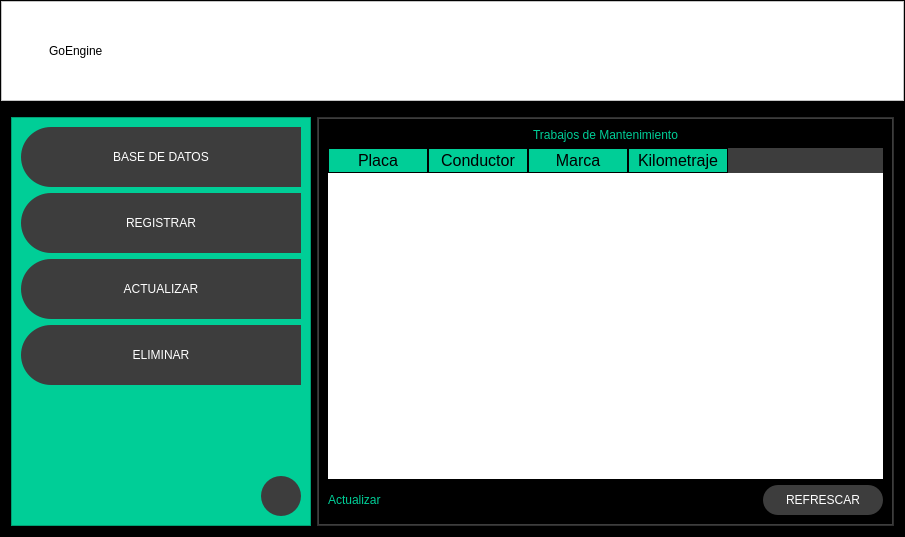
<?xml version="1.0" encoding="UTF-8"?>
<ui version="4.0">
 <class>MainWindow</class>
 <widget class="QMainWindow" name="MainWindow">
  <property name="geometry">
   <rect>
    <x>0</x>
    <y>0</y>
    <width>905</width>
    <height>537</height>
   </rect>
  </property>
  <property name="windowTitle">
   <string>MainWindow</string>
  </property>
  <widget class="QWidget" name="centralwidget">
   <layout class="QVBoxLayout" name="verticalLayout_12">
    <property name="leftMargin">
     <number>0</number>
    </property>
    <property name="topMargin">
     <number>0</number>
    </property>
    <property name="rightMargin">
     <number>0</number>
    </property>
    <property name="bottomMargin">
     <number>0</number>
    </property>
    <item>
     <widget class="QFrame" name="frame">
      <property name="styleSheet">
       <string notr="true">background-color: rgb(0, 0, 0);</string>
      </property>
      <property name="frameShape">
       <enum>QFrame::StyledPanel</enum>
      </property>
      <property name="frameShadow">
       <enum>QFrame::Raised</enum>
      </property>
      <layout class="QVBoxLayout" name="verticalLayout_2" stretch="1,8">
       <property name="leftMargin">
        <number>0</number>
       </property>
       <property name="topMargin">
        <number>0</number>
       </property>
       <property name="rightMargin">
        <number>0</number>
       </property>
       <property name="bottomMargin">
        <number>0</number>
       </property>
       <item>
        <widget class="QFrame" name="frame_superior">
         <property name="sizePolicy">
          <sizepolicy hsizetype="Preferred" vsizetype="Fixed">
           <horstretch>0</horstretch>
           <verstretch>0</verstretch>
          </sizepolicy>
         </property>
         <property name="minimumSize">
          <size>
           <width>0</width>
           <height>100</height>
          </size>
         </property>
         <property name="styleSheet">
          <string notr="true">QFrame{
	font: 30pt &quot;Old English Text MT&quot;;
	font: 30pt &quot;Bauhaus 93&quot;;
	background-color: rgb(255, 255, 255);
}
QPushButton{
	background-color: #000000ff;
	border-radius:20px;
}
QPushButton:hover{
	background-color: rgb(61, 61, 61);
	border-radius:20px;
}
</string>
         </property>
         <property name="frameShape">
          <enum>QFrame::StyledPanel</enum>
         </property>
         <property name="frameShadow">
          <enum>QFrame::Raised</enum>
         </property>
         <layout class="QHBoxLayout" name="horizontalLayout">
          <item>
           <widget class="QPushButton" name="bt_menu">
            <property name="text">
             <string/>
            </property>
            <property name="icon">
             <iconset>
              <normaloff>menu.png</normaloff>menu.png</iconset>
            </property>
            <property name="iconSize">
             <size>
              <width>38</width>
              <height>38</height>
             </size>
            </property>
           </widget>
          </item>
          <item>
           <widget class="QLabel" name="label_19">
            <property name="text">
             <string>GoEngine</string>
            </property>
           </widget>
          </item>
          <item>
           <spacer name="horizontalSpacer">
            <property name="orientation">
             <enum>Qt::Horizontal</enum>
            </property>
            <property name="sizeHint" stdset="0">
             <size>
              <width>457</width>
              <height>20</height>
             </size>
            </property>
           </spacer>
          </item>
          <item>
           <widget class="QPushButton" name="bt_minimizar">
            <property name="text">
             <string/>
            </property>
            <property name="icon">
             <iconset>
              <normaloff>extender.png</normaloff>extender.png</iconset>
            </property>
            <property name="iconSize">
             <size>
              <width>38</width>
              <height>38</height>
             </size>
            </property>
           </widget>
          </item>
          <item>
           <widget class="QPushButton" name="bt_colapsar">
            <property name="text">
             <string/>
            </property>
            <property name="icon">
             <iconset>
              <normaloff>contraer.png</normaloff>contraer.png</iconset>
            </property>
            <property name="iconSize">
             <size>
              <width>38</width>
              <height>38</height>
             </size>
            </property>
           </widget>
          </item>
          <item>
           <widget class="QPushButton" name="bt_cerrar">
            <property name="text">
             <string/>
            </property>
            <property name="icon">
             <iconset>
              <normaloff>cerrar.png</normaloff>cerrar.png</iconset>
            </property>
            <property name="iconSize">
             <size>
              <width>38</width>
              <height>38</height>
             </size>
            </property>
           </widget>
          </item>
         </layout>
        </widget>
       </item>
       <item>
        <widget class="QFrame" name="frame_contenido">
         <property name="frameShape">
          <enum>QFrame::StyledPanel</enum>
         </property>
         <property name="frameShadow">
          <enum>QFrame::Raised</enum>
         </property>
         <layout class="QHBoxLayout" name="horizontalLayout_2">
          <item>
           <widget class="QFrame" name="frame_menu">
            <property name="minimumSize">
             <size>
              <width>300</width>
              <height>0</height>
             </size>
            </property>
            <property name="maximumSize">
             <size>
              <width>0</width>
              <height>16777215</height>
             </size>
            </property>
            <property name="styleSheet">
             <string notr="true">QFrame{
	
	background-color: rgb(0, 206, 151);
}
QPushButton{
	background-color: rgb(61, 61, 61);
	border-top-left-radius:30px;
	border-bottom-left-radius:30px;
	color: rgb(255, 255, 255);
	font: 77 10pt &quot;Arial Black&quot;;
}
QPushButton:hover{
	background-color:white;
	border-top-left-radius:30px;
	border-bottom-left-radius:30px;
	color: rgb(0,0,0);
	font: 77 10pt &quot;Arial Black&quot;;
}
</string>
            </property>
            <property name="frameShape">
             <enum>QFrame::StyledPanel</enum>
            </property>
            <property name="frameShadow">
             <enum>QFrame::Raised</enum>
            </property>
            <layout class="QVBoxLayout" name="verticalLayout_3">
             <item>
              <widget class="QPushButton" name="bt_database">
               <property name="enabled">
                <bool>true</bool>
               </property>
               <property name="minimumSize">
                <size>
                 <width>0</width>
                 <height>60</height>
                </size>
               </property>
               <property name="text">
                <string>BASE DE DATOS</string>
               </property>
               <property name="icon">
                <iconset>
                 <normaloff>base de datos.png</normaloff>base de datos.png</iconset>
               </property>
               <property name="iconSize">
                <size>
                 <width>30</width>
                 <height>30</height>
                </size>
               </property>
              </widget>
             </item>
             <item>
              <widget class="QPushButton" name="bt_registrar">
               <property name="enabled">
                <bool>true</bool>
               </property>
               <property name="minimumSize">
                <size>
                 <width>0</width>
                 <height>60</height>
                </size>
               </property>
               <property name="text">
                <string>REGISTRAR</string>
               </property>
               <property name="icon">
                <iconset>
                 <normaloff>filtro.png</normaloff>filtro.png</iconset>
               </property>
               <property name="iconSize">
                <size>
                 <width>30</width>
                 <height>30</height>
                </size>
               </property>
              </widget>
             </item>
             <item>
              <widget class="QPushButton" name="bt_actualizar">
               <property name="minimumSize">
                <size>
                 <width>0</width>
                 <height>60</height>
                </size>
               </property>
               <property name="text">
                <string>ACTUALIZAR</string>
               </property>
               <property name="icon">
                <iconset>
                 <normaloff>lapiz.png</normaloff>lapiz.png</iconset>
               </property>
               <property name="iconSize">
                <size>
                 <width>30</width>
                 <height>30</height>
                </size>
               </property>
              </widget>
             </item>
             <item>
              <widget class="QPushButton" name="bt_eliminar">
               <property name="minimumSize">
                <size>
                 <width>0</width>
                 <height>60</height>
                </size>
               </property>
               <property name="text">
                <string>ELIMINAR</string>
               </property>
               <property name="icon">
                <iconset>
                 <normaloff>settings.png</normaloff>settings.png</iconset>
               </property>
               <property name="iconSize">
                <size>
                 <width>30</width>
                 <height>30</height>
                </size>
               </property>
              </widget>
             </item>
             <item>
              <spacer name="verticalSpacer_5">
               <property name="orientation">
                <enum>Qt::Vertical</enum>
               </property>
               <property name="sizeHint" stdset="0">
                <size>
                 <width>20</width>
                 <height>40</height>
                </size>
               </property>
              </spacer>
             </item>
             <item alignment="Qt::AlignRight">
              <widget class="QPushButton" name="bt_ingreso">
               <property name="sizePolicy">
                <sizepolicy hsizetype="Fixed" vsizetype="Fixed">
                 <horstretch>40</horstretch>
                 <verstretch>40</verstretch>
                </sizepolicy>
               </property>
               <property name="minimumSize">
                <size>
                 <width>40</width>
                 <height>40</height>
                </size>
               </property>
               <property name="styleSheet">
                <string notr="true">QPushButton{
	background-color: rgb(61, 61, 61);
	border-top-left-radius:20px;
	border-bottom-left-radius:20px;
	border-top-right-radius:20px;
	border-bottom-right-radius:20px;
	color: rgb(255, 255, 255);
	font: 77 10pt &quot;Arial Black&quot;;
}
QPushButton:hover{
	background-color:white;
	border-top-left-radius:20px;
	border-bottom-left-radius:20px;
	border-top-right-radius:20px;
	border-bottom-right-radius:20px;
	color: rgb(0,0,0);
	font: 77 10pt &quot;Arial Black&quot;;
}</string>
               </property>
               <property name="text">
                <string/>
               </property>
               <property name="icon">
                <iconset>
                 <normaloff>avatar.png</normaloff>avatar.png</iconset>
               </property>
               <property name="iconSize">
                <size>
                 <width>25</width>
                 <height>20</height>
                </size>
               </property>
              </widget>
             </item>
            </layout>
           </widget>
          </item>
          <item>
           <widget class="QFrame" name="frame_paginas">
            <property name="styleSheet">
             <string notr="true">QFrame{
	
	background-color: rgb(61, 61, 61);
}
QLabel{
	font: 87 14pt &quot;Arial Black&quot;;
	background-color:#000000ff;
	color: rgb(0, 206, 151);
	border:0px solid #14C8DC;
}
QLineEdit{
	border:0px;
	color: rgb(255, 255, 255);
	border-bottom:2px solid  rgb(61, 61, 61);
	font: 75 14pt &quot;Times New Roman&quot;;
	
}
QPushButton{
	background-color: rgb(61, 61, 61);
	border-radius:15px;
	color: rgb(255, 255, 255);
	font: 77 10pt &quot;Arial Black&quot;;
}

QPushButton:hover{
	background-color:rgb(0, 206, 151);
	border-radius:15px;
	color: rgb(0,0,0);
	font: 77 10pt &quot;Arial Black&quot;;
}

QTableWidget{
	background-color:rgb(255, 255, 255);
	color: rgb(0,0,0);
	gridline-color: rgb(0, 206, 151);
	border:0px;
	color: rgb(255, 255, 255);
	font-size: 12pt;
	color: #000000;
}
QHeaderView::section{
	background-color:rgb(0, 206, 151);
	border:1px solid rgb(0,0,0);
	font-size:12pt;
}
QTableWidgetQTableCornerButton::section{
	background-color:rgb(0,0,0);
	border:1px solid rgb(0, 206, 151);
}
</string>
            </property>
            <property name="frameShape">
             <enum>QFrame::StyledPanel</enum>
            </property>
            <property name="frameShadow">
             <enum>QFrame::Raised</enum>
            </property>
            <layout class="QVBoxLayout" name="verticalLayout_4">
             <property name="spacing">
              <number>0</number>
             </property>
             <property name="leftMargin">
              <number>1</number>
             </property>
             <property name="topMargin">
              <number>1</number>
             </property>
             <property name="rightMargin">
              <number>1</number>
             </property>
             <property name="bottomMargin">
              <number>1</number>
             </property>
             <item>
              <widget class="QStackedWidget" name="stackedWidget">
               <widget class="QWidget" name="page_base_datos">
                <layout class="QVBoxLayout" name="verticalLayout_5">
                 <item>
                  <widget class="QLabel" name="label">
                   <property name="text">
                    <string>Trabajos de Mantenimiento</string>
                   </property>
                   <property name="alignment">
                    <set>Qt::AlignCenter</set>
                   </property>
                  </widget>
                 </item>
                 <item>
                  <widget class="QTableWidget" name="tabla_OT_pgBD">
                   <column>
                    <property name="text">
                     <string>Placa</string>
                    </property>
                   </column>
                   <column>
                    <property name="text">
                     <string>Conductor</string>
                    </property>
                   </column>
                   <column>
                    <property name="text">
                     <string>Marca</string>
                    </property>
                   </column>
                   <column>
                    <property name="text">
                     <string>Kilometraje</string>
                    </property>
                   </column>
                  </widget>
                 </item>
                 <item>
                  <layout class="QHBoxLayout" name="horizontalLayout_3">
                   <item>
                    <widget class="QLabel" name="label_18">
                     <property name="text">
                      <string>Actualizar</string>
                     </property>
                    </widget>
                   </item>
                   <item>
                    <spacer name="horizontalSpacer_2">
                     <property name="orientation">
                      <enum>Qt::Horizontal</enum>
                     </property>
                     <property name="sizeHint" stdset="0">
                      <size>
                       <width>40</width>
                       <height>20</height>
                      </size>
                     </property>
                    </spacer>
                   </item>
                   <item>
                    <widget class="QPushButton" name="bt_pgBD_refrescar">
                     <property name="minimumSize">
                      <size>
                       <width>120</width>
                       <height>30</height>
                      </size>
                     </property>
                     <property name="text">
                      <string>REFRESCAR</string>
                     </property>
                    </widget>
                   </item>
                  </layout>
                 </item>
                </layout>
               </widget>
               <widget class="QWidget" name="page_registrar">
                <layout class="QVBoxLayout" name="verticalLayout_8">
                 <item>
                  <widget class="QLabel" name="label_7">
                   <property name="minimumSize">
                    <size>
                     <width>0</width>
                     <height>80</height>
                    </size>
                   </property>
                   <property name="font">
                    <font>
                     <family>Arial Black</family>
                     <pointsize>16</pointsize>
                     <weight>10</weight>
                     <italic>false</italic>
                     <bold>false</bold>
                    </font>
                   </property>
                   <property name="styleSheet">
                    <string notr="true">font: 87 16pt &quot;Arial Black&quot;;</string>
                   </property>
                   <property name="text">
                    <string>Adicionar Trabajos Nuevos</string>
                   </property>
                   <property name="alignment">
                    <set>Qt::AlignCenter</set>
                   </property>
                  </widget>
                 </item>
                 <item>
                  <spacer name="verticalSpacer_2">
                   <property name="orientation">
                    <enum>Qt::Vertical</enum>
                   </property>
                   <property name="sizeType">
                    <enum>QSizePolicy::Fixed</enum>
                   </property>
                   <property name="sizeHint" stdset="0">
                    <size>
                     <width>20</width>
                     <height>40</height>
                    </size>
                   </property>
                  </spacer>
                 </item>
                 <item>
                  <layout class="QHBoxLayout" name="horizontalLayout_4">
                   <property name="spacing">
                    <number>30</number>
                   </property>
                   <item>
                    <layout class="QVBoxLayout" name="verticalLayout_6">
                     <item>
                      <widget class="QLabel" name="label_2">
                       <property name="text">
                        <string>Acción</string>
                       </property>
                      </widget>
                     </item>
                     <item>
                      <widget class="QLabel" name="label_6">
                       <property name="text">
                        <string>Nombre Trabajo</string>
                       </property>
                      </widget>
                     </item>
                     <item>
                      <widget class="QLabel" name="label_5">
                       <property name="text">
                        <string>Tipo de mantenimiento</string>
                       </property>
                      </widget>
                     </item>
                    </layout>
                   </item>
                   <item>
                    <layout class="QVBoxLayout" name="verticalLayout_7">
                     <property name="spacing">
                      <number>8</number>
                     </property>
                     <item>
                      <widget class="QLineEdit" name="txb_pgReg_cod">
                       <property name="minimumSize">
                        <size>
                         <width>40</width>
                         <height>30</height>
                        </size>
                       </property>
                      </widget>
                     </item>
                     <item>
                      <widget class="QLineEdit" name="txb_pgReg_fech">
                       <property name="minimumSize">
                        <size>
                         <width>40</width>
                         <height>30</height>
                        </size>
                       </property>
                      </widget>
                     </item>
                     <item>
                      <widget class="QLineEdit" name="txb_pgReg_trab">
                       <property name="minimumSize">
                        <size>
                         <width>40</width>
                         <height>30</height>
                        </size>
                       </property>
                      </widget>
                     </item>
                    </layout>
                   </item>
                   <item>
                    <spacer name="horizontalSpacer_4">
                     <property name="orientation">
                      <enum>Qt::Horizontal</enum>
                     </property>
                     <property name="sizeHint" stdset="0">
                      <size>
                       <width>40</width>
                       <height>20</height>
                      </size>
                     </property>
                    </spacer>
                   </item>
                  </layout>
                 </item>
                 <item>
                  <spacer name="verticalSpacer">
                   <property name="orientation">
                    <enum>Qt::Vertical</enum>
                   </property>
                   <property name="sizeHint" stdset="0">
                    <size>
                     <width>20</width>
                     <height>40</height>
                    </size>
                   </property>
                  </spacer>
                 </item>
                 <item>
                  <layout class="QHBoxLayout" name="horizontalLayout_5">
                   <item>
                    <widget class="QLabel" name="label_8">
                     <property name="text">
                      <string>TextLabel</string>
                     </property>
                    </widget>
                   </item>
                   <item>
                    <spacer name="horizontalSpacer_3">
                     <property name="orientation">
                      <enum>Qt::Horizontal</enum>
                     </property>
                     <property name="sizeHint" stdset="0">
                      <size>
                       <width>40</width>
                       <height>20</height>
                      </size>
                     </property>
                    </spacer>
                   </item>
                   <item>
                    <widget class="QPushButton" name="bt_pgReg_save">
                     <property name="text">
                      <string>GUARDAR</string>
                     </property>
                    </widget>
                   </item>
                  </layout>
                 </item>
                </layout>
               </widget>
               <widget class="QWidget" name="page_actualizar">
                <layout class="QVBoxLayout" name="verticalLayout_11">
                 <item>
                  <widget class="QLabel" name="label_16">
                   <property name="text">
                    <string>Modificar</string>
                   </property>
                   <property name="alignment">
                    <set>Qt::AlignCenter</set>
                   </property>
                  </widget>
                 </item>
                 <item>
                  <layout class="QHBoxLayout" name="horizontalLayout_9">
                   <item>
                    <widget class="QLabel" name="label_15">
                     <property name="text">
                      <string>Trabajo</string>
                     </property>
                    </widget>
                   </item>
                   <item>
                    <widget class="QLineEdit" name="txb_pgAct_NOrd"/>
                   </item>
                   <item>
                    <widget class="QPushButton" name="bt_pgAct_consul">
                     <property name="minimumSize">
                      <size>
                       <width>120</width>
                       <height>30</height>
                      </size>
                     </property>
                     <property name="text">
                      <string>CONSULTAR</string>
                     </property>
                    </widget>
                   </item>
                  </layout>
                 </item>
                 <item>
                  <spacer name="verticalSpacer_3">
                   <property name="orientation">
                    <enum>Qt::Vertical</enum>
                   </property>
                   <property name="sizeType">
                    <enum>QSizePolicy::Minimum</enum>
                   </property>
                   <property name="sizeHint" stdset="0">
                    <size>
                     <width>20</width>
                     <height>46</height>
                    </size>
                   </property>
                  </spacer>
                 </item>
                 <item>
                  <layout class="QHBoxLayout" name="horizontalLayout_7">
                   <property name="spacing">
                    <number>30</number>
                   </property>
                   <item>
                    <layout class="QVBoxLayout" name="verticalLayout_9">
                     <item>
                      <widget class="QLabel" name="label_3">
                       <property name="text">
                        <string>Acción</string>
                       </property>
                      </widget>
                     </item>
                     <item>
                      <widget class="QLabel" name="label_9">
                       <property name="text">
                        <string>Nombre Trabajo</string>
                       </property>
                      </widget>
                     </item>
                     <item>
                      <widget class="QLabel" name="label_10">
                       <property name="text">
                        <string>Tipo de mantenimiento</string>
                       </property>
                      </widget>
                     </item>
                    </layout>
                   </item>
                   <item>
                    <layout class="QVBoxLayout" name="verticalLayout_10">
                     <property name="spacing">
                      <number>8</number>
                     </property>
                     <item>
                      <widget class="QLineEdit" name="txb_pgReg_cod_2">
                       <property name="minimumSize">
                        <size>
                         <width>40</width>
                         <height>30</height>
                        </size>
                       </property>
                      </widget>
                     </item>
                     <item>
                      <widget class="QLineEdit" name="txb_pgReg_fech_2">
                       <property name="minimumSize">
                        <size>
                         <width>40</width>
                         <height>30</height>
                        </size>
                       </property>
                      </widget>
                     </item>
                     <item>
                      <widget class="QLineEdit" name="txb_pgReg_trab_2">
                       <property name="minimumSize">
                        <size>
                         <width>40</width>
                         <height>30</height>
                        </size>
                       </property>
                      </widget>
                     </item>
                    </layout>
                   </item>
                   <item>
                    <spacer name="horizontalSpacer_6">
                     <property name="orientation">
                      <enum>Qt::Horizontal</enum>
                     </property>
                     <property name="sizeHint" stdset="0">
                      <size>
                       <width>40</width>
                       <height>20</height>
                      </size>
                     </property>
                    </spacer>
                   </item>
                  </layout>
                 </item>
                 <item>
                  <spacer name="verticalSpacer_4">
                   <property name="orientation">
                    <enum>Qt::Vertical</enum>
                   </property>
                   <property name="sizeType">
                    <enum>QSizePolicy::Minimum</enum>
                   </property>
                   <property name="sizeHint" stdset="0">
                    <size>
                     <width>20</width>
                     <height>47</height>
                    </size>
                   </property>
                  </spacer>
                 </item>
                 <item>
                  <layout class="QHBoxLayout" name="horizontalLayout_8">
                   <item>
                    <widget class="QLabel" name="label_14">
                     <property name="text">
                      <string>Guardar Cambios</string>
                     </property>
                    </widget>
                   </item>
                   <item>
                    <spacer name="horizontalSpacer_5">
                     <property name="orientation">
                      <enum>Qt::Horizontal</enum>
                     </property>
                     <property name="sizeHint" stdset="0">
                      <size>
                       <width>40</width>
                       <height>20</height>
                      </size>
                     </property>
                    </spacer>
                   </item>
                   <item>
                    <widget class="QPushButton" name="bt_pgAct_save">
                     <property name="minimumSize">
                      <size>
                       <width>120</width>
                       <height>30</height>
                      </size>
                     </property>
                     <property name="text">
                      <string>Actualizar</string>
                     </property>
                    </widget>
                   </item>
                  </layout>
                 </item>
                </layout>
               </widget>
               <widget class="QWidget" name="page_eliminar">
                <layout class="QVBoxLayout" name="verticalLayout">
                 <item>
                  <widget class="QLabel" name="label_4">
                   <property name="text">
                    <string>Eliminar Trabajo</string>
                   </property>
                   <property name="alignment">
                    <set>Qt::AlignCenter</set>
                   </property>
                  </widget>
                 </item>
                 <item>
                  <layout class="QHBoxLayout" name="horizontalLayout_10">
                   <item>
                    <widget class="QLabel" name="label_17">
                     <property name="text">
                      <string>Nombre Trabajo</string>
                     </property>
                    </widget>
                   </item>
                   <item>
                    <widget class="QLineEdit" name="lineEdit_12"/>
                   </item>
                   <item>
                    <widget class="QPushButton" name="bt_pgElim_consul">
                     <property name="minimumSize">
                      <size>
                       <width>120</width>
                       <height>30</height>
                      </size>
                     </property>
                     <property name="text">
                      <string>Consultar</string>
                     </property>
                    </widget>
                   </item>
                  </layout>
                 </item>
                 <item>
                  <widget class="QTableWidget" name="tabla_OT_pgElim"/>
                 </item>
                 <item>
                  <layout class="QHBoxLayout" name="horizontalLayout_6">
                   <item>
                    <widget class="QLabel" name="label_23">
                     <property name="text">
                      <string>Eliminar Registro</string>
                     </property>
                    </widget>
                   </item>
                   <item>
                    <spacer name="horizontalSpacer_7">
                     <property name="orientation">
                      <enum>Qt::Horizontal</enum>
                     </property>
                     <property name="sizeHint" stdset="0">
                      <size>
                       <width>40</width>
                       <height>20</height>
                      </size>
                     </property>
                    </spacer>
                   </item>
                   <item>
                    <widget class="QPushButton" name="bt_pgElim_save">
                     <property name="minimumSize">
                      <size>
                       <width>120</width>
                       <height>30</height>
                      </size>
                     </property>
                     <property name="text">
                      <string>Guardar</string>
                     </property>
                    </widget>
                   </item>
                  </layout>
                 </item>
                </layout>
               </widget>
               <widget class="QWidget" name="page_program"/>
              </widget>
             </item>
            </layout>
           </widget>
          </item>
         </layout>
        </widget>
       </item>
      </layout>
     </widget>
    </item>
   </layout>
  </widget>
 </widget>
 <resources/>
 <connections/>
</ui>
